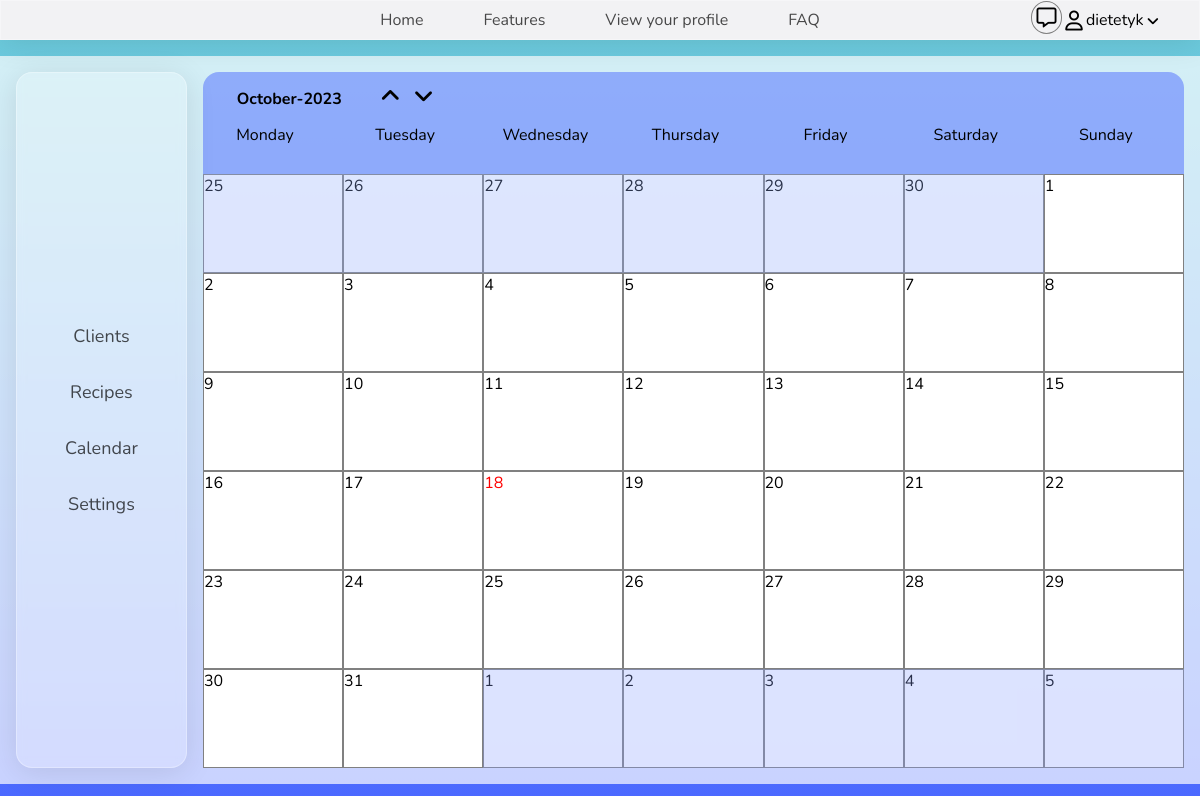
The app's page /calendar/ (signed in), older data.
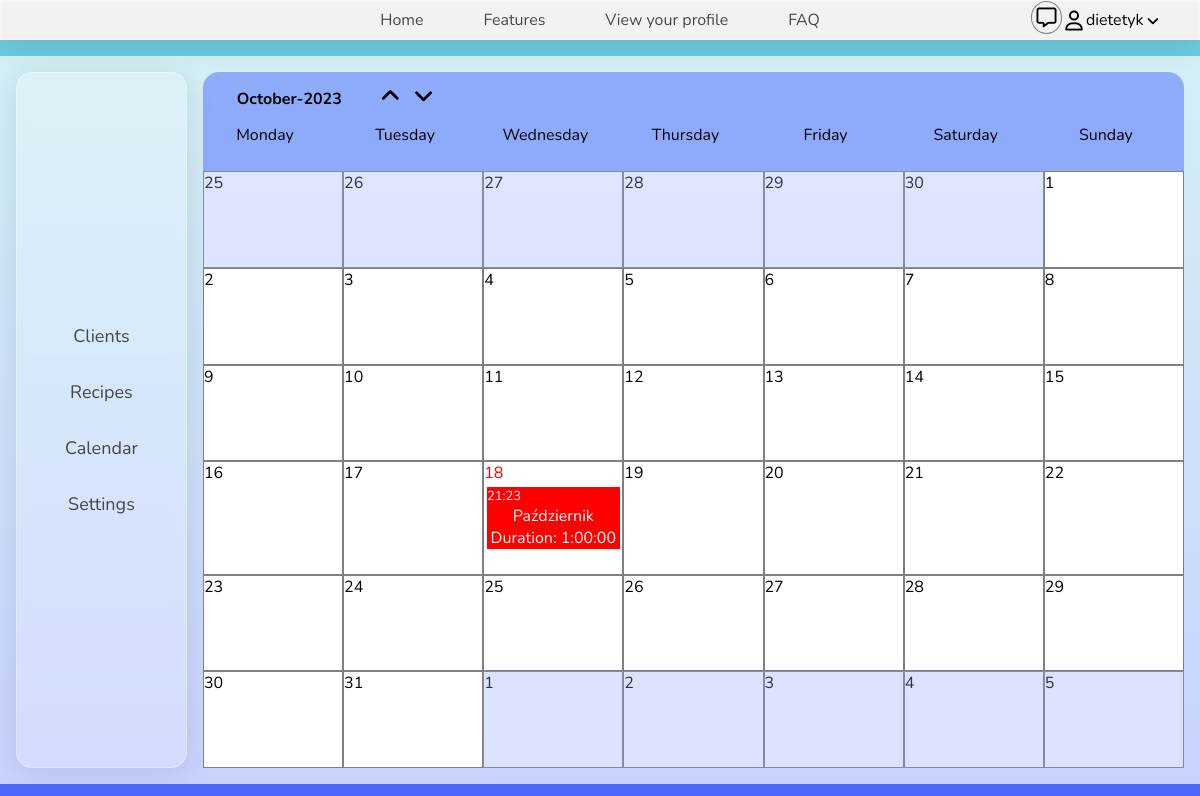
The same page, newer data.
### panel/models.py (models this page shows, shortened)
class Appointment(models.Model):
    APPOINTMENT_CHOICES = [
        ('diet_consultation', 'Diet_consultation'),
        ('diet_consultion', 'Diet_consultation'),
        ('deep_analyse_of_activity', 'Deep_analyse_of_activity'),
        ('swimming', 'Swimming'),
    ]
    DURATION_CHOICES = [
        (timedelta(minutes=30), '30 minutes'),
        (timedelta(minutes=60), '60 minutes'),
    ]
    title = models.CharField(max_length=80)
    event_duration = models.DurationField(choices=DURATION_CHOICES)
    date = models.DateTimeField()
    user_profile = models.ForeignKey(CustomUser,
                                     on_delete=models.CASCADE,
                                     related_name='user_appointments')
    dietitian_profile = models.ForeignKey(DietitianProfile,
                                          on_delete=models.CASCADE,
                                          related_name='dietitian_appointments')
    published_time = models.DateTimeField(default=now, editable=False)

### panel/views.py (the view, shortened to what this page needs)
# urls.py: path('calendar/', ManageCalendar.as_view(), name='show_calendar'),
class ManageCalendar(LoginRequiredMixin, ListView, CalendarAppointmentsMixin):
    template_name = 'panel/calendar.html'
    context_object_name = 'appointments'
    def get_queryset(self):
        return self.get_appointments(self.request.user)
    def get(self, request):
        return self._handle_calendar_request(request)
    def _handle_calendar_request(self, request):
        selected_year = int(request.POST.get('year', datetime.now().year))
        selected_month = int(request.POST.get('month', datetime.now().month))
        current_day_num = datetime.now().day
        first_day = datetime(selected_year, selected_month, 1)
        weekday_of_start = first_day.weekday()
        last_day = calendar.monthrange(selected_year, selected_month)[1]
        prev_month = selected_month - 1 if selected_month > 1 else 12
        last_day_prev_month = calendar.monthrange(selected_year, prev_month)[1]
        months = {i: month_name for i, month_name in enumerate(calendar.month_name) if i != 0}
        years_range = range(2023, 2028)
        weekdays = calendar.day_name
        prev_days = range(last_day_prev_month - weekday_of_start + 1, last_day_prev_month + 1)
        next_days = range(1, 42 - last_day - weekday_of_start + 1)
        current_month = datetime.now().month
        month_name = calendar.month_name[current_month]
        appointments = self.get_queryset()
        sorted_appointments = sorted(appointments, key=attrgetter("date"))
        grouped_appointments = []
        for date, group in groupby(sorted_appointments, key=lambda app: app.date.date()):
            grouped_appointments.append(list(group))
        context = {
            "current_date": datetime.now(),
            "current_year": datetime.now().year,
            "current_month": month_name,
            "current_day_num": current_day_num,
            "selected_year": selected_year,
            "selected_month": selected_month,
            "years": years_range,
            "months": months,
            "weekdays": weekdays,
            "prev_days": prev_days,
            "days": range(1, last_day + 1),
            "next_days": next_days,
            "grouped_appointments": grouped_appointments,
        }
        return render(request, "panel/calendar.html", context)

### panel/models.py (called while the page is built)
    def get_user_appointments(self):
        return Appointment.objects.filter(user_profile=self)

### panel/views.py (called while the page is built)
    def get_appointments(self, user):
        if hasattr(user, 'dietitianprofile'):
            dietitian_profile = user.dietitianprofile
            return dietitian_profile.get_dietitian_appointments()
        else:
            return user.get_user_appointments()

### panel/templates/panel/calendar.html (shortened to what this page needs)
{% extends 'dietitian_panel_base.html' %}
{% load static %}
{% block additional_stylesheets %}
    <link href="{% static "css/calendar.css" %}" rel="stylesheet">{% endblock %}
{% block information %}
    <div class="calendar-container" data-container>
        <header>
            <div class="button-container">
                <button class="month-button" id="month-button">{{ current_month }}-{{ current_year }}</button>
            </div>
            <div class="arrows-wrapper">
                <i class="fa-solid fa-angle-up" id="arrow-up"></i>
                <i class="fa-solid fa-angle-down" id="arrow-down"></i>
            </div>
        </header>
        <div class="calendar from-up">
            {% for weekday in weekdays %}
                <div class="weekday">{{ weekday }}</div>
            {% endfor %}
            {% for day in prev_days %}
                <div class="diff_day" data-prev-day="{{ day }}">{{ day }}</div>
            {% endfor %}
            {% for day in days %}
                <div data-day="{{ day }}"
                     class="day{% if selected_year == current_date.year and selected_month == current_date.month and day == current_day_num %} current_day{% endif %}">
                    {{ day }}
                    {% for group in grouped_appointments %}
                        {% for appointment in group %}
                            {% if appointment.date.year == selected_year and appointment.date.month == selected_month and appointment.date.day == day %}
                                {% if group|length > 1 %}
                                    {% if forloop.first %}
                                        <div class="appointment-count" data-appointment-count="{{ group|length }}"
                                             data-value="{{ appointment.date|date:"Y-m-d" }}">
                                            Appointment count: {{ group|length }}
                                        </div>
                                    {% endif %}
                                {% elif group|length == 1 %}
                                    <div class="appointment" draggable="true"
                                         data-appointment="{{ appointment.date|date:"Y-m-d" }}" data-id="{{ appointment.id }}">
                                        <div class="time">
                                            {{ appointment.date|date:"H:i" }}
                                        </div>
                                        <div class="title">
                                            {{ appointment.title }}
                                        </div>
                                        <div class="duration">
                                            Duration: {{ appointment.event_duration }}
                                        </div>
                                    </div>
                                {% endif %}
                            {% endif %}
                        {% endfor %}
                    {% endfor %}
                </div>
            {% endfor %}
            {% for day in next_days %}
                <div class="diff_day" data-next-day="{{ day }}">{{ day }}</div>
            {% endfor %}
        </div>
    </div>
{% endblock %}

Row changes from the older to the newer data that the page shows:
added Appointment: date "21:23", title "Październik", event_duration "1:00:00"
